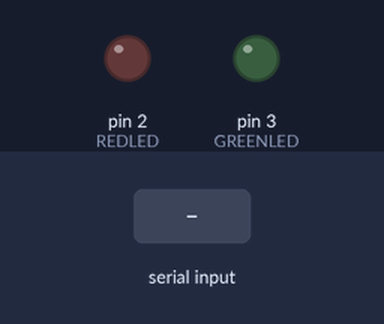
The sketch below on a simulated Arduino Uno, built with avr-gcc and run on an emulated ATmega328P. On the bench: output pins drawn as LEDs (lit = HIGH). Inputs (shaded band) come from the test bench.

Above: at 1.2 s.
1.3 s: "1" received over the second serial link
At 2.0 s:
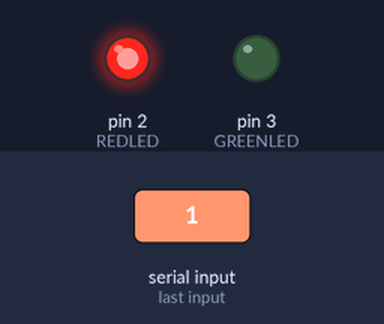
2.8 s: "2" received over the second serial link
At 3.1 s:
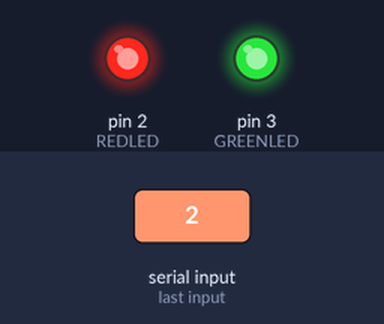
4.3 s: "1" received over the second serial link
At 5.4 s:
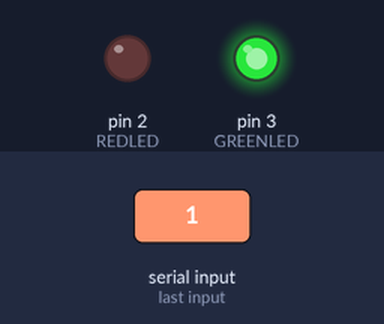
Timing chart, 0 to 7.3 s (numbered marks = the images above; inputs shaded):
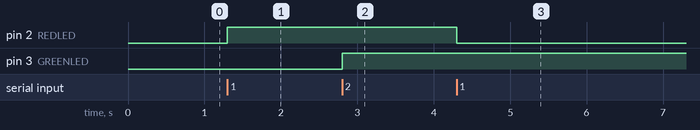

Measured:
- after the input at 1.3 s, pin 2 (REDLED): LOW → HIGH at once
- after the input at 2.8 s, pin 3 (GREENLED): LOW → HIGH at once
- after the input at 4.3 s, pin 2 (REDLED): HIGH → LOW at once

The sketch:

exercise3.ino
```cpp
/*************************************************
 * Exercise 3. Remote Controlled LED Using HC-05 *
 *             Bluetooth, Arduino and Mobile     *
 *             Phone App                         *
 * Authors: Sergio Hidalgo, Winter Morejon,      *
 *          Osiris Roman.                        *
 *************************************************/

#include<SoftwareSerial.h> // 'set digital pins for serial communication'
SoftwareSerial wirelessNetworkYT(10, 11); // 'pin 10 as RX, pin 11 as TX'
char DAT = 0;    // 'variable to store received character'
int REDLED = 2; // 'Red LED to digital pin number 2'
int GREENLED = 3; // 'Green LED with digital pin number 3'
bool stateR = false;
bool stateG = false;
void setup(){
wirelessNetworkYT.begin(38400);// ' Serial communication between Arduino and the module at 38400 bps'
pinMode(REDLED,OUTPUT); // 'pin 2 as output'
pinMode(GREENLED,OUTPUT); // 'pin 3 as output'
}
void loop(){
if (wirelessNetworkYT.available()){ // ' if there is information available from module'
  DAT = wirelessNetworkYT.read(); // 'stores in DATO the character received from module'
  if( DAT == '1' ){// ' if the character received is number 1'
    if (!stateR){
      stateR=true;
      digitalWrite(REDLED, HIGH); // turn on red LED
    }else{
      stateR=false;
      digitalWrite(REDLED, LOW); // turn off red LED
    }
  }
  if ( DAT == '2' ) // ' if the character received is number 2'
    if (!stateG){
      stateG=true;
      digitalWrite(GREENLED, HIGH); // turn on green LED
    }else{
      stateG=false;
      digitalWrite(GREENLED, LOW); // turn off green LED
    }
  }
}
```
